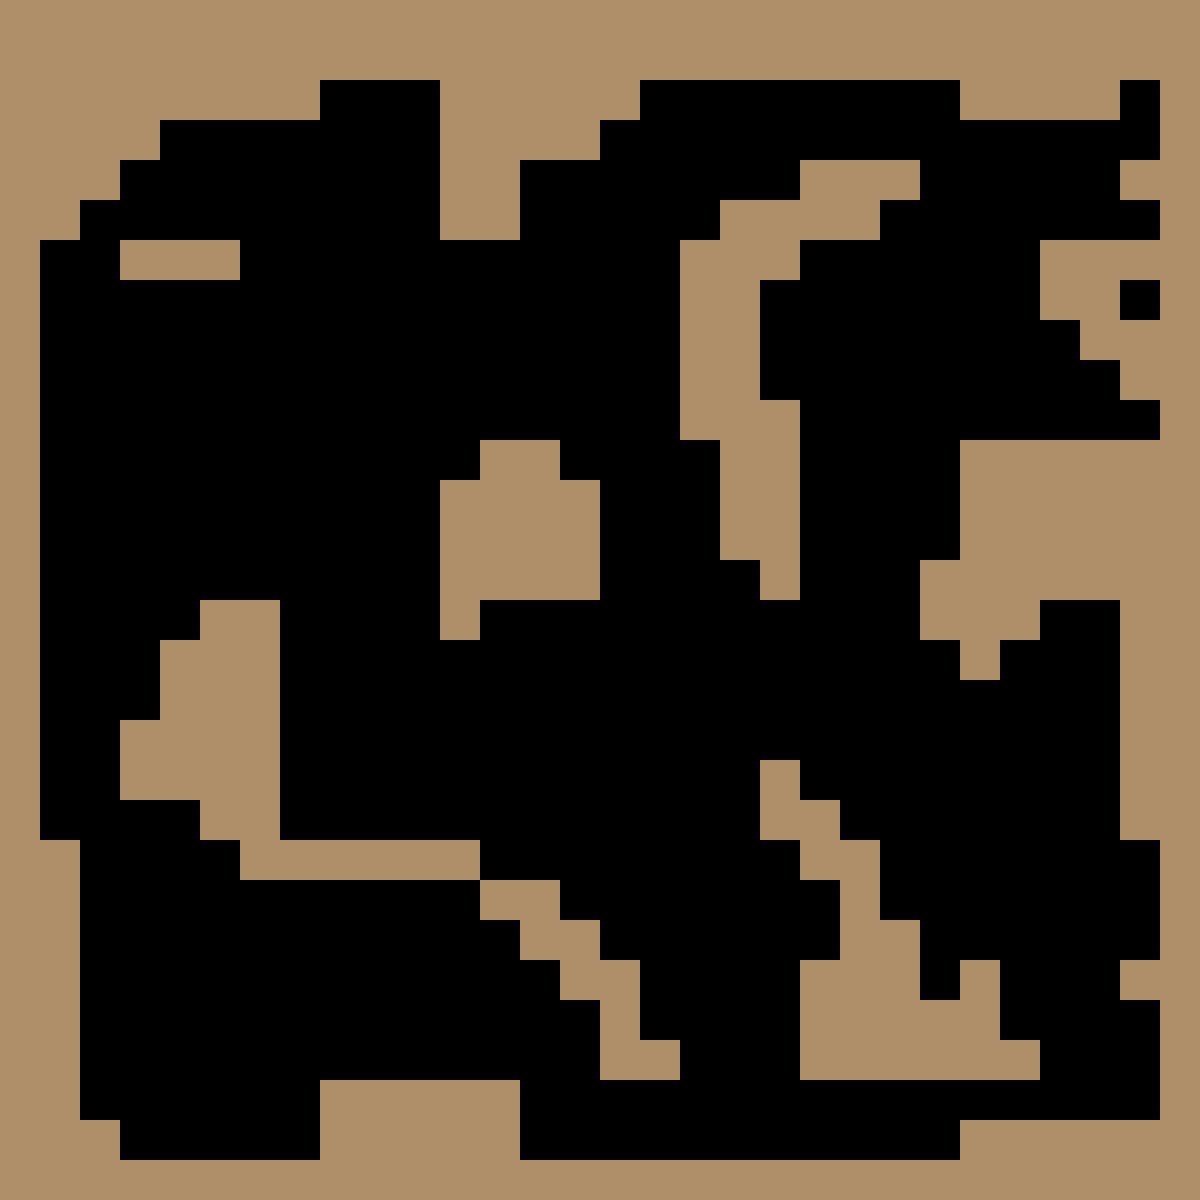

Below is a game level as drawn by its tile map, then a one-line description and the .tmx file that defines it, in full:
An orthogonal 30x30 tile map with 40x40 px tiles, 1 tile layer (Pared).

<map version="1.8" tiledversion="1.8.2" orientation="orthogonal" renderorder="right-down" width="30" height="30" tilewidth="40" tileheight="40" infinite="0" nextlayerid="6" nextobjectid="1">
 <tileset firstgid="1" name="tileset_level" tilewidth="40" tileheight="40" spacing="1" tilecount="0" columns="4">
  <image source="tileset_level.png" width="164" height="82" />
 </tileset>
 <layer id="1" name="Pared" width="30" height="30">
  <data encoding="csv">
6,6,6,6,6,6,6,6,6,6,6,6,6,6,6,6,6,6,6,6,6,6,6,6,6,6,6,6,6,6,
6,6,6,6,6,6,6,6,6,6,6,6,6,6,6,6,6,6,6,6,6,6,6,6,6,6,6,6,6,6,
6,6,6,6,6,6,6,6,0,0,0,6,6,6,6,6,0,0,0,0,0,0,0,0,6,6,6,6,0,6,
6,6,6,6,0,0,0,0,0,0,0,6,6,6,6,0,0,0,0,0,0,0,0,0,0,0,0,0,0,6,
6,6,6,0,0,0,0,0,0,0,0,6,6,0,0,0,0,0,0,0,6,6,6,0,0,0,0,0,6,6,
6,6,0,0,0,0,0,0,0,0,0,6,6,0,0,0,0,0,6,6,6,6,0,0,0,0,0,0,0,6,
6,0,0,6,6,6,0,0,0,0,0,0,0,0,0,0,0,6,6,6,0,0,0,0,0,0,6,6,6,6,
6,0,0,0,0,0,0,0,0,0,0,0,0,0,0,0,0,6,6,0,0,0,0,0,0,0,6,6,0,6,
6,0,0,0,0,0,0,0,0,0,0,0,0,0,0,0,0,6,6,0,0,0,0,0,0,0,0,6,6,6,
6,0,0,0,0,0,0,0,0,0,0,0,0,0,0,0,0,6,6,0,0,0,0,0,0,0,0,0,6,6,
6,0,0,0,0,0,0,0,0,0,0,0,0,0,0,0,0,6,6,6,0,0,0,0,0,0,0,0,0,6,
6,0,0,0,0,0,0,0,0,0,0,0,6,6,0,0,0,0,6,6,0,0,0,0,6,6,6,6,6,6,
6,0,0,0,0,0,0,0,0,0,0,6,6,6,6,0,0,0,6,6,0,0,0,0,6,6,6,6,6,6,
6,0,0,0,0,0,0,0,0,0,0,6,6,6,6,0,0,0,6,6,0,0,0,0,6,6,6,6,6,6,
6,0,0,0,0,0,0,0,0,0,0,6,6,6,6,0,0,0,0,6,0,0,0,6,6,6,6,6,6,6,
6,0,0,0,0,6,6,0,0,0,0,6,0,0,0,0,0,0,0,0,0,0,0,6,6,6,0,0,6,6,
6,0,0,0,6,6,6,0,0,0,0,0,0,0,0,0,0,0,0,0,0,0,0,0,6,0,0,0,6,6,
6,0,0,0,6,6,6,0,0,0,0,0,0,0,0,0,0,0,0,0,0,0,0,0,0,0,0,0,6,6,
6,0,0,6,6,6,6,0,0,0,0,0,0,0,0,0,0,0,0,0,0,0,0,0,0,0,0,0,6,6,
6,0,0,6,6,6,6,0,0,0,0,0,0,0,0,0,0,0,0,6,0,0,0,0,0,0,0,0,6,6,
6,0,0,0,0,6,6,0,0,0,0,0,0,0,0,0,0,0,0,6,6,0,0,0,0,0,0,0,6,6,
6,6,0,0,0,0,6,6,6,6,6,6,0,0,0,0,0,0,0,0,6,6,0,0,0,0,0,0,0,6,
6,6,0,0,0,0,0,0,0,0,0,0,6,6,0,0,0,0,0,0,0,6,0,0,0,0,0,0,0,6,
6,6,0,0,0,0,0,0,0,0,0,0,0,6,6,0,0,0,0,0,0,6,6,0,0,0,0,0,0,6,
6,6,0,0,0,0,0,0,0,0,0,0,0,0,6,6,0,0,0,0,6,6,6,0,6,0,0,0,6,6,
6,6,0,0,0,0,0,0,0,0,0,0,0,0,0,6,0,0,0,0,6,6,6,6,6,0,0,0,0,6,
6,6,0,0,0,0,0,0,0,0,0,0,0,0,0,6,6,0,0,0,6,6,6,6,6,6,0,0,0,6,
6,6,0,0,0,0,0,0,6,6,6,6,6,0,0,0,0,0,0,0,0,0,0,0,0,0,0,0,0,6,
6,6,6,0,0,0,0,0,6,6,6,6,6,0,0,0,0,0,0,0,0,0,0,0,6,6,6,6,6,6,
6,6,6,6,6,6,6,6,6,6,6,6,6,6,6,6,6,6,6,6,6,6,6,6,6,6,6,6,6,6
</data>
 </layer>
</map>